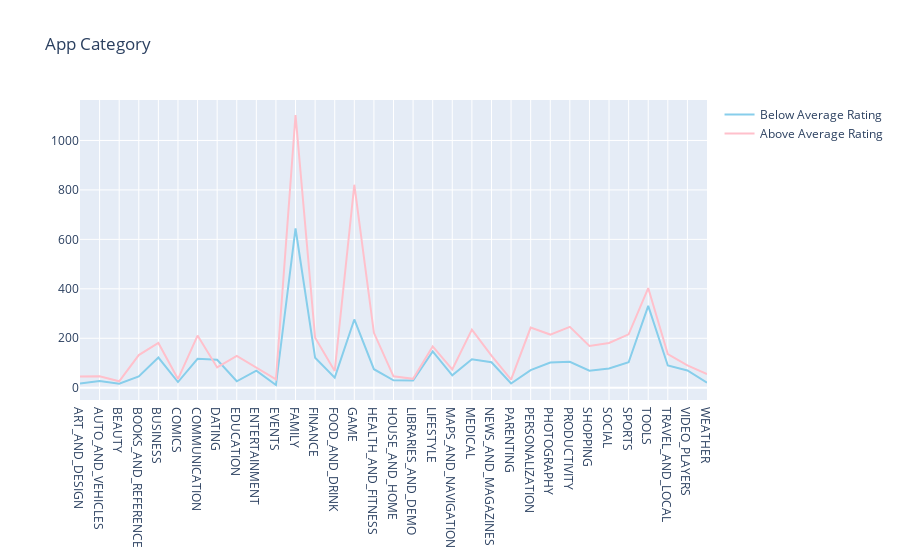

Notebook cell for this chart:
### Code cell
col='Category'

v1=rbelow[col].value_counts().reset_index()
v1=v1.rename(columns={col:'count','index':col})
v1['percent']=v1['count'].apply(lambda x : 100*x/sum(v1['count']))
v1=v1.sort_values(col)

v2=rabove[col].value_counts().reset_index()
v2=v2.rename(columns={col:'count','index':col})
v2['percent']=v2['count'].apply(lambda x : 100*x/sum(v2['count']))
v2=v2.sort_values(col)

trace1 = go.Scatter(x=v1[col], y=v1["count"], name="Below Average Rating", marker=dict(color="skyblue"))
trace2 = go.Scatter(x=v2[col], y=v2["count"], name="Above Average Rating", marker=dict(color="pink"))
y = [trace1, trace2]
layout={'title':"App Category"}
fig = go.Figure(data=y, layout=layout)
iplot(fig)

### Figure 1 — Plotly figure (JSON) as saved in the notebook; plotly's stock layout.template omitted (floating-point values rounded to 4 significant figures)
{"data": [{"marker": {"color": "skyblue"}, "name": "Below Average Rating", "type": "scatter", "x": ["ART_AND_DESIGN", "AUTO_AND_VEHICLES", "BEAUTY", "BOOKS_AND_REFERENCE", "BUSINESS", "COMICS", "COMMUNICATION", "DATING", "EDUCATION", "ENTERTAINMENT", "EVENTS", "FAMILY", "FINANCE", "FOOD_AND_DRINK", "GAME", "HEALTH_AND_FITNESS", "HOUSE_AND_HOME", "LIBRARIES_AND_DEMO", "LIFESTYLE", "MAPS_AND_NAVIGATION", "MEDICAL", "NEWS_AND_MAGAZINES", "PARENTING", "PERSONALIZATION", "PHOTOGRAPHY", "PRODUCTIVITY", "SHOPPING", "SOCIAL", "SPORTS", "TOOLS", "TRAVEL_AND_LOCAL", "VIDEO_PLAYERS", "WEATHER"], "y": [17, 27, 16, 46, 122, 23, 117, 113, 26, 69, 11, 644, 121, 41, 276, 75, 30, 29, 147, 50, 115, 103, 17, 71, 102, 105, 69, 78, 103, 331, 90, 70, 20]}, {"marker": {"color": "pink"}, "name": "Above Average Rating", "type": "scatter", "x": ["ART_AND_DESIGN", "AUTO_AND_VEHICLES", "BEAUTY", "BOOKS_AND_REFERENCE", "BUSINESS", "COMICS", "COMMUNICATION", "DATING", "EDUCATION", "ENTERTAINMENT", "EVENTS", "FAMILY", "FINANCE", "FOOD_AND_DRINK", "GAME", "HEALTH_AND_FITNESS", "HOUSE_AND_HOME", "LIBRARIES_AND_DEMO", "LIFESTYLE", "MAPS_AND_NAVIGATION", "MEDICAL", "NEWS_AND_MAGAZINES", "PARENTING", "PERSONALIZATION", "PHOTOGRAPHY", "PRODUCTIVITY", "SHOPPING", "SOCIAL", "SPORTS", "TOOLS", "TRAVEL_AND_LOCAL", "VIDEO_PLAYERS", "WEATHER"], "y": [45, 46, 26, 132, 181, 35, 211, 82, 129, 80, 34, 1103, 202, 68, 821, 222, 46, 36, 167, 74, 235, 130, 33, 243, 215, 246, 169, 181, 216, 403, 136, 90, 55]}], "layout": {"title": {"text": "App Category"}}}
